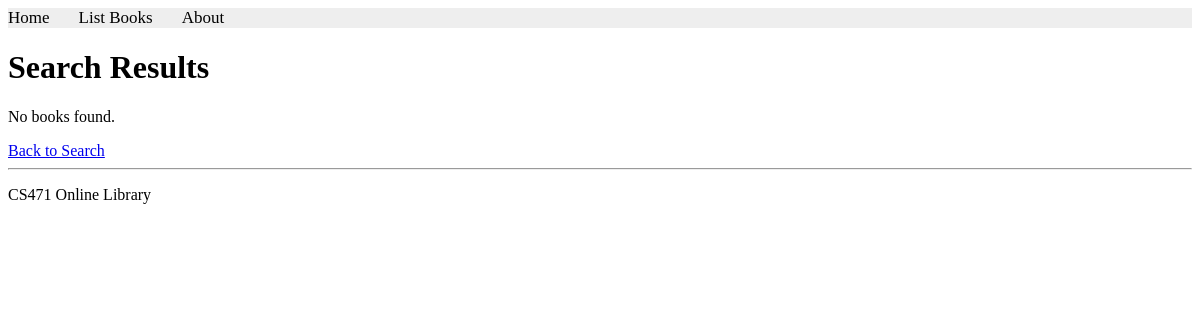
The app's page /books/lab8/task3, older data.
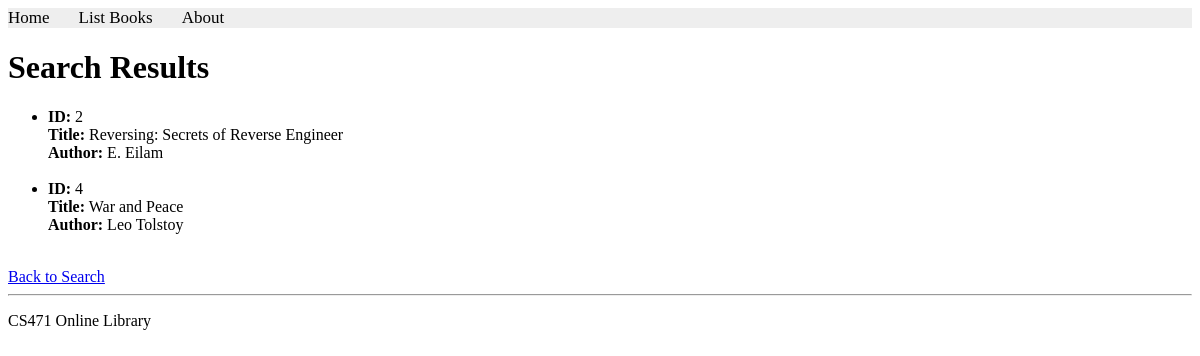
The same page, newer data.
### apps/bookmodule/models.py (models this page shows, shortened)
class Book(models.Model):
    title = models.CharField(max_length=50)
    author = models.CharField(max_length=50)
    price = models.FloatField(default=0.0)
    edition = models.SmallIntegerField(default=1)

### apps/bookmodule/views.py (the view)
# urls.py: path('lab8/task3', views.lab8_task3, name='books.lab8_task3'),
def lab8_task3(request):
    books = Book.objects.filter(
        ~Q(edition__gt=3) &
        ~Q(title__icontains='co') &
        ~Q(author__icontains='co')
    )
    return render(request, 'bookmodule/bookList.html', {'books': books})

### apps/templates/bookmodule/bookList.html (shortened to what this page needs)
{% extends "layouts/base.html" %}
{% block content %}
<h1>Search Results</h1>
{% if books %}
    <ul>
        {% for book in books %}
            <li>
                <strong>ID:</strong> {{ book.id }}<br>
                <strong>Title:</strong> {{ book.title }}<br>
                <strong>Author:</strong> {{ book.author }}
            </li>
            <br>
        {% endfor %}
    </ul>
{% else %}
    <p>No books found.</p>
{% endif %}
<a href="{% url 'books.search' %}">Back to Search</a>
{% endblock content %}

Row changes from the older to the newer data that the page shows:
added Book: id "2", title "Reversing: Secrets of Reverse Engineer", author "E. Eilam"
added Book: id "4", title "War and Peace", author "Leo Tolstoy"
Text that changed along with them:
text no longer shown: "No books found."
